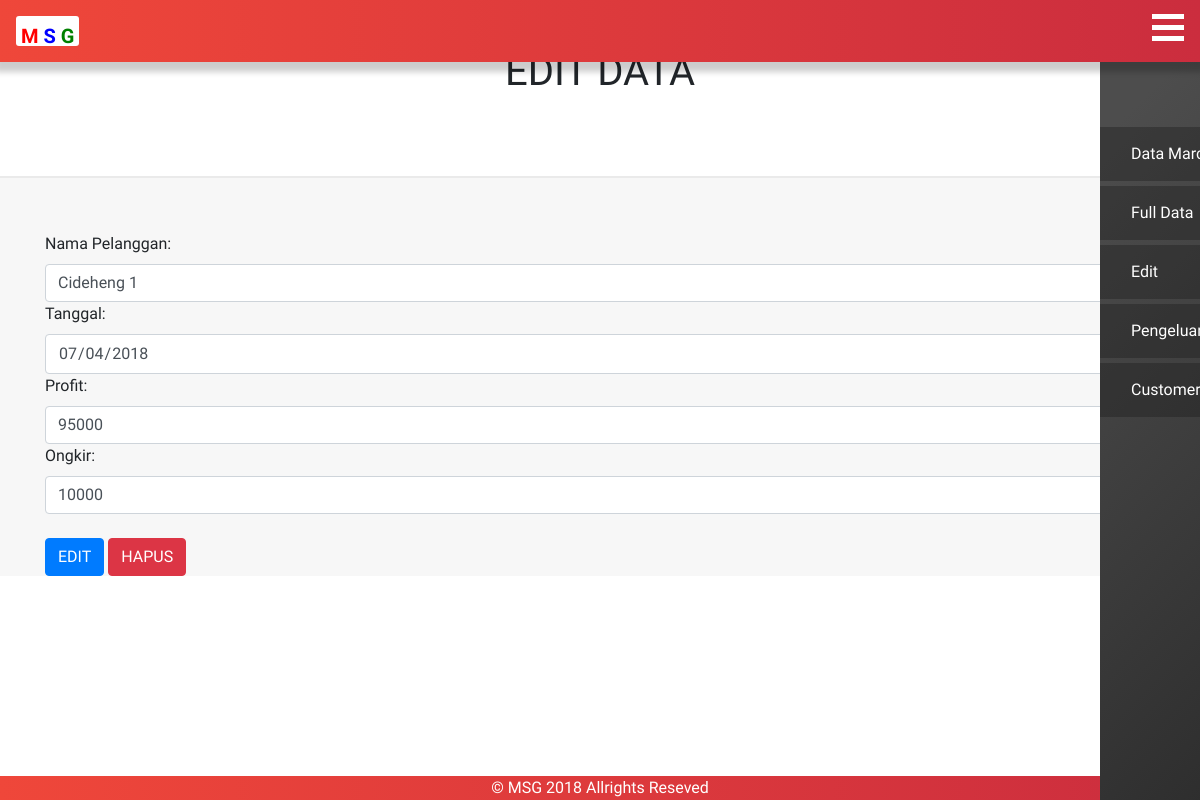
/edited.php?id=105, run on the app's committed database.
### tables this page shows
CREATE TABLE `tbl_transaksi` (
  `id` int(11) NOT NULL,
  `namaplg` varchar(30) NOT NULL,
  `tanggal` date NOT NULL,
  `ongkos` int(30) NOT NULL,
  `profit` int(50) NOT NULL
);

### edited.php (the view, shortened to what this page needs)
<?php
include "header.php";
 ?>
 <br><br>
<h1 class='text-center'>EDIT DATA</h1>
 <div id="content">
 	<div class="container form-group">
 		<?php
 		$id = $_GET['id'];
 		$query = mysqli_query($conn, "SELECT * FROM tbl_transaksi where id = $id ");
 		$row = mysqli_fetch_assoc($query);
 		 ?>
 		<form action="" method="post"><br>
 			<label for="nama">Nama Pelanggan:</label>
 			<input type="text" id="nama" name="nama" class="form-control" value="<?= $row['namaplg']; ?>">
 			<label for="tanggal">Tanggal:</label>
 			<input type="date" id="tanggal" name="tanggal" class="form-control" value="<?= $row['tanggal']; ?>">
 			<label for="profit">Profit:</label>
 			<input type="number" id="profit" name="profit" class="form-control" value="<?= $row['profit']+$row['ongkos']; ?>">
 			<label for="ongkir">Ongkir:</label>
 			<input type="number" id="ongkir" name="ongkir" class="form-control" value="<?= $row['ongkos']?>"><br>
 			<button type="submit" name="submit" class="btn btn-primary">EDIT</button>
 			<a href="#" class="btn btn-danger" onclick="hapusTransaksi(<?= $_GET["id"]; ?>);">HAPUS</a>
 		</form>
 	</div>
 </div>
 <?php
include "footer.php";
 ?>

### css/style.css (style rules this page uses)
* { -webkit-transition: all 0.5s ease-out; -moz-transition: all 0.5s ease-out; -ms-transition: all 0.5s ease-out; -o-transition: all 0.5s ease-out; transition: all 0.5s ease-out; }
body, html { margin: 0px 0px 0px 0px; height:100%; font-family: 'Gayathri', sans-serif; }
.container { margin-top: 30px; }
#content { background: #f7f7f7; margin-top: 80px; margin-bottom: 20px; border-top: 2px solid #eaeaea; min-height: 300px; }

### data on the page
tbl_transaksi: nama "Cideheng 1", tanggal "07/04/2018", profit "95000", ongkir "10000"
